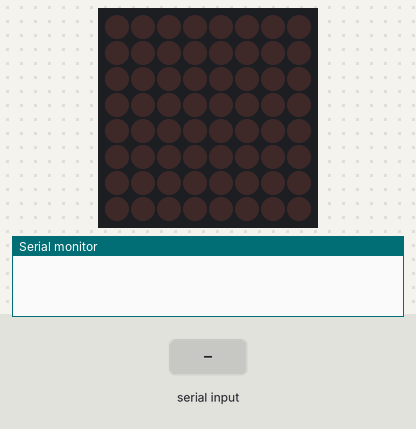
A sketch run on a simulated ESP32. On the bench: 8×8 LED matrix, the last lines printed to the serial monitor. The inputs (shaded band) are chosen by the test bench. Nothing arrives over Bluetooth unless stated.

Above: at 3.2 s.
3.3 s: "90|45\n" received over the second serial link
At 3.35 s:
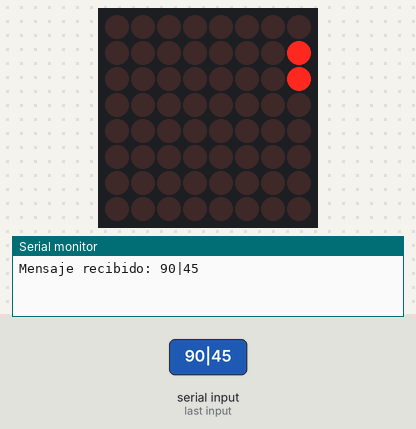
5.1 s: "5\n" received over the second serial link
At 6.65 s:
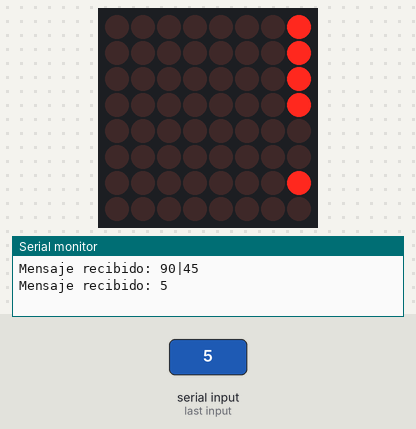
8.1 s: "@|45\n" received over the second serial link
Timing chart, 0 to 11.1 s (numbered marks = the images above; inputs shaded):
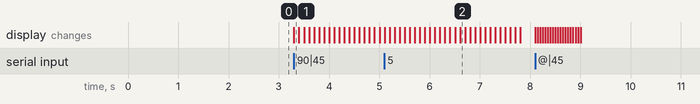

The sketch:

code.ino
```cpp
#include <MD_Parola.h>
#include <MD_MAX72xx.h>
#include <SPI.h>
#include "BluetoothSerial.h"

BluetoothSerial SerialBT;

#define HARDWARE_TYPE MD_MAX72XX::ICSTATION_HW
#define MAX_DEVICES 1
#define DATA_PIN 23
#define CLK_PIN 18
#define CS_PIN 5

MD_Parola matriz = MD_Parola(HARDWARE_TYPE, CS_PIN, MAX_DEVICES);

void setup() {
  Serial.begin(115200);
  SerialBT.begin("ESP32_Matriz");
  matriz.begin();
  matriz.setIntensity(10);  // BRILLO ALTO
  matriz.displayClear();
  matriz.displayText("Listo!", PA_CENTER, 100, 0, PA_PRINT, PA_NO_EFFECT);
  delay(2000);
}

void loop() {
  if (SerialBT.available()) {
    String recibido = SerialBT.readStringUntil('\n');
    recibido.trim();
    Serial.println("Mensaje recibido: " + recibido);

    if (recibido.startsWith("@")) {
      int sepIndex = recibido.indexOf('|');
      if (sepIndex > 0 && sepIndex < recibido.length() - 1) {
        String velStr = recibido.substring(1, sepIndex);
        String texto = recibido.substring(sepIndex + 1);
        int velocidad = velStr.toInt();

        Serial.println("Velocidad: " + String(velocidad));
        Serial.println("Texto: " + texto);

        matriz.displayClear();
        matriz.setSpeed(velocidad);
        matriz.displayText(texto.c_str(), PA_LEFT, velocidad, 0, PA_SCROLL_LEFT, PA_SCROLL_LEFT);
        matriz.displayReset();

        while (!matriz.displayAnimate()) {
          delay(50);
        }
      } else {
        Serial.println("❌ Formato incorrecto: falta separador o texto.");
      }
    } else {
      matriz.displayClear();
      matriz.setSpeed(100);
      matriz.displayText(recibido.c_str(), PA_LEFT, 100, 0, PA_SCROLL_LEFT, PA_SCROLL_LEFT);
      matriz.displayReset();

      while (!matriz.displayAnimate()) {
        delay(50);
      }
    }
  }
}
```

Measured:
- after the input at 3.3 s, the display: changes at once (image 1)
- after the input at 5.1 s, the display: first differs from a run without the input after 1.5 s (image 2)
